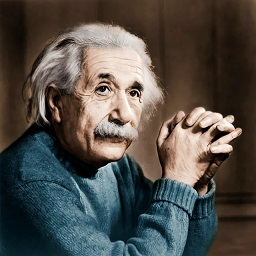
%> input picture Codes/256x256_albert.jpg, 256 x 256 px
$ octave currentAlgo.m   (GNU Octave 9; MATLAB toolbox functions it lacks are replaced by stand-ins)
%> lines starting %> are read from the running program, lines starting %| are printed output that depends on the picture
clear all; %Do column by column, so stoing can be done from the beginning
img= imread('256x256_albert.jpg');
%> img is the input picture: size 256x256x3 uint8; mean R, G, B 80.5, 76.9, 71.3
[L,w,d] = size(img);
%> L = 256; w = 256; d = 3
if d==3
    img=rgb2gray(img);
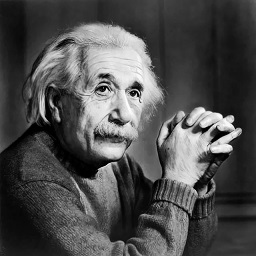
%> img: size 256x256 uint8; min 0, max 254, mean 77.4
end
img=double(img); %As flooring doesn't happen correctly for uint8 ints
%> img: size 256x256 double
DM =[0;1;255;4;8;16;6;img(:);zeros(L*w,1)];

R11=8; R12=L*w+1+7;
%> after `R12=L*w+1+7`: R12 = 65544
R7=1; R8=8; R9=16; R10=4;

while true
    R3=DM(R11); R11=R11+1;
    R4=DM(R11); R11=R11+1;
    R5=DM(R11); %R11=R11-2; R11=R11+L;
    R8=bi2de(bitget(R11-1,1:8));
    R9=bi2de(bitget(R11-1,9:16));
    R10=bi2de(bitget(R11,17:18));
    R9=mod(R9+1,256);
    if (R9==0)
        R10=R10+1;
    end
    R11=R10*2^16+R9*2^8+R8+1;
    R8=8; R9=16; R10=4;
    R3=floor(R3/R9); R3=R3+floor(R4/R8); R3=R3+floor(R5/R9);
    R4=1;
    while true
        if ~(R4)
            break;
        end
        R6=R3;
        R3=DM(R11); R11=R11-1;
        R4=DM(R11); R11=R11-1;
        R5=DM(R11); %R11=R11-2; R11=R11+L;
        R8=bi2de(bitget(R11-1,1:8));
        R9=bi2de(bitget(R11-1,9:16));
        R10=bi2de(bitget(R11,17:18));
        R9=mod(R9+1,256);
        if (R9==0)
            R10=R10+1;
        end
        R11=R10*2^16+R9*2^8+R8+1;
        R8=8; R9=16; R10=4;
        R6=R6+floor(R3/R8); R6=R6+floor(R4/R10); R6=R6+floor(R5/R8);

        R3=DM(R11); R11=R11+1;
        R4=DM(R11); R11=R11+1;
        R5=DM(R11); %R11=R11-2; R11=R11+L;
        R8=bi2de(bitget(R11-1,1:8));
        R9=bi2de(bitget(R11-1,9:16));
        R10=bi2de(bitget(R11,17:18));
        R9=mod(R9+1,256);
        if (R9==0)
            R10=R10+1;
        end
        R11=R10*2^16+R9*2^8+R8+1;
        R8=8; R9=16; R10=4;
        R3=floor(R3/R9); R3=R3+floor(R4/R8); R3=R3+floor(R5/R9);

        R6=R6+R3;
        DM(R12)=R6;
        R12=R12+1;

        R6=6; R5=128;
        R1=bi2de(bitget(R12-1,1:8));
        R2=R1-R6;
        R4=R2;
        if ~(R2-R5)
            break;
        end
    end
    R6=R3;

    R3=DM(R11); R11=R11-1;
    R4=DM(R11); R11=R11-1;
    R5=DM(R11);
    R3=floor(R3/R9); R3=R3+floor(R4/R8); R3=R3+floor(R5/R9);

    R2=3;
    R1=R2*R3;
    R6=R1+R6;
    DM(R12)=R6; R12=R12+1;

    R6=255;
    R8=bi2de(bitget(R11-1,1:8));
    R9=bi2de(bitget(R11-1,9:16));
    R10=0;
    R9=mod(R9-R6,256);
    R11=R10*2^16+R9*2^8+R8+1+1+1;

    if (R9)
        if ~(R8-3)
            break;
        end
    end
end
%> this loop made 127 passes
%> (R3, R11, R4, R5, R6, R1, R12) on passes 2 to 13: (22, 12, 88, 96, 86, 66, 65800), (21, 14, 88, 86, 83, 63, 65928), (19, 16, 82, 87, 75, 57, 66056), (17, 18, 78, 79, 68, 51, 66184), (17, 20, 77, 77, 68, 51, 66312), (17, 22, 78, 78, 68, 51, 66440), (17, 24, 72, 75, 68, 51, 66568), (17, 26, 73, 74, 67, 51, 66696), (17, 28, 73, 73, 67, 51, 66824), (15, 30, 66, 71, 59, 45, 66952), (13, 32, 63, 63, 52, 39, 67080), (13, 34, 62, 62, 52, 39, 67208)
%> (R3, R4, R5, R6, R11, R1, R12) on pass 1: (24, 100, 98, 94, 10, 72, 65672)

%Main program over
out=DM(L*w+1+7:R12-1);

figure;
imshow(uint8(img));
figure;
imshow(transpose(reshape(uint8(out),[L/2,w/2-1])));
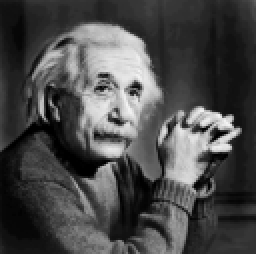
%> displayed picture: size 127x128, on the screen's scale of 0 to 255 (shown 2 times larger); min 0, max 243, mean 73.5
